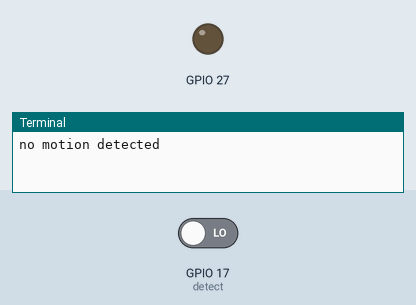
A program run on a simulated Raspberry Pi (BCM pin numbers). Parts: output pins drawn as LEDs (lit = HIGH), the last lines printed to the terminal. The test bench sets the inputs (shaded band); at power-on: GPIO 17 (detect) LOW.

Above: at 1.2 s.
1.3 s: GPIO 17 (detect) driven HIGH
At 3.4 s:
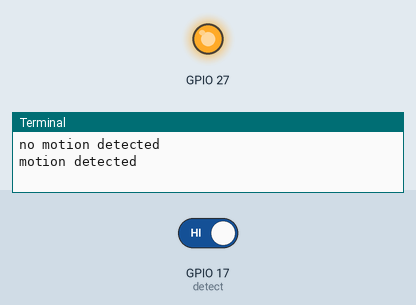
4.0 s: GPIO 17 (detect) driven LOW
At 5.0 s:
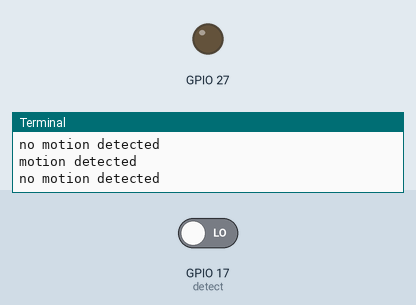
Timing chart, 0 to 7.0 s (numbered marks = the images above; inputs shaded):
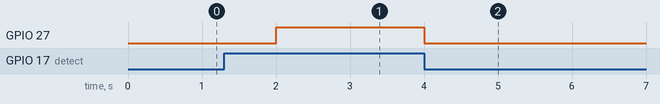

The program:

motion_lesson.py
```python
import RPi.GPIO as GPIO
import time

GPIO.setmode(GPIO.BCM)
GPIO.setwarnings(False)
GPIO.setup(17, GPIO.IN)
GPIO.setup(27, GPIO.OUT)

while True:
    detect = GPIO.input(17)
    if detect == 0:
        print("no motion detected")
        GPIO.output(27, GPIO.LOW)
        time.sleep(2)
    else:
        print ("motion detected")
        GPIO.output(27, GPIO.HIGH)
        time.sleep(2)

GPIO.cleanup()
```

Measured:
- after the input at 1.3 s, GPIO 27: LOW → HIGH after 0.70 s
- after the input at 4.0 s, GPIO 27: HIGH → LOW at once
